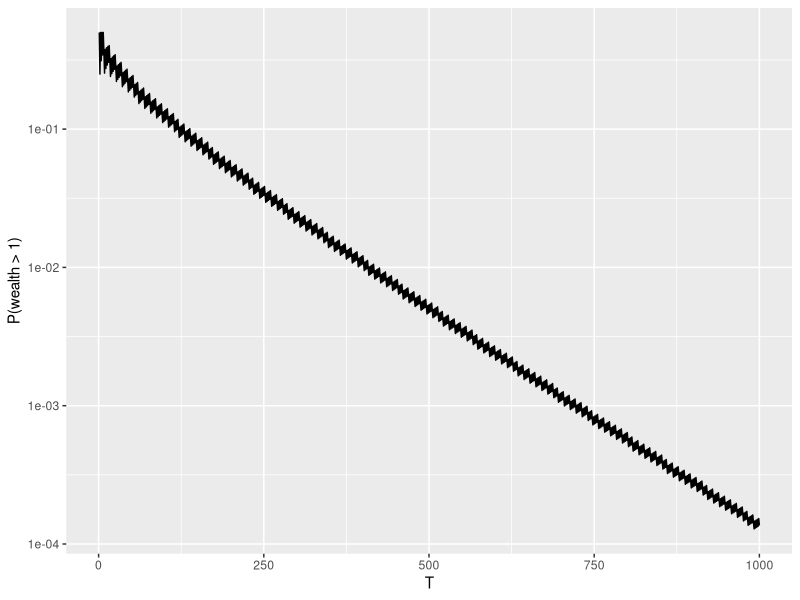
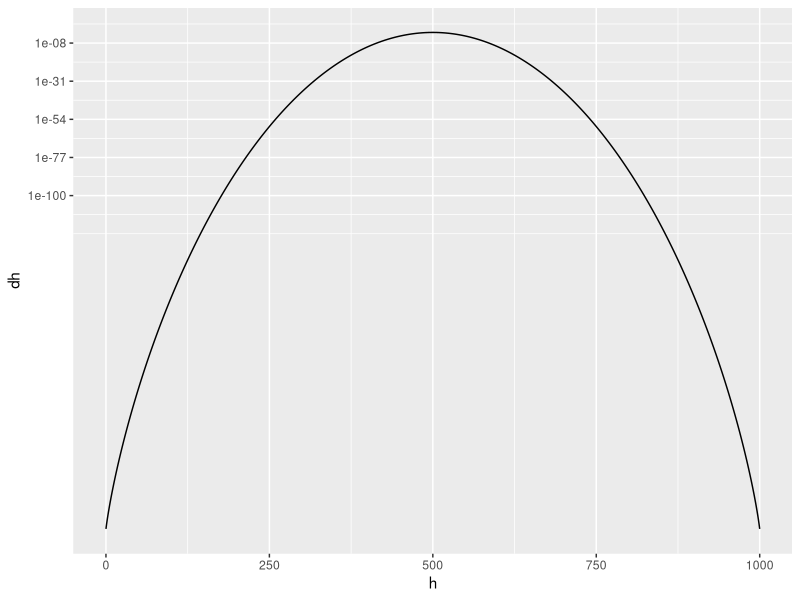

These charts were generated, in order, by the following R code:
library(tidyverse)
pheads <- function(p = 0.5, h, t) choose(t, h)*p^t
ret <- function(h,t) 1.5^h*0.6^(t-h)

# All numbers of heads possible
h <- c(0:1000)
# corresponding probabilities
dh <- pheads(h = h, t = 1000)
# payoff for each number of heads
rh <- ret(h = h, t = 1000)
# total return over T tosses
total_return <- dh * rh

# Check if the total return is the same as arithmetical (1.05^T)
sum(total_return) / 1.05^1000 # yes it is!

# what is the probability to have positive return?
positive_return_idx <- which(rh > 1)
# summing up the probabilities for these outcomes
prob_positive_return <- dh[positive_return_idx] %>% sum()

# if we define ruin as anything less then 0.001
ruin_idx <- which(rh < 0.001)
# then probability of ruin is:
prob_ruin <- dh[ruin_idx] %>% sum()

# Now how does that depends on T?

p.win <- function(t){
  h <- c(0:t)
  dh <- pheads(h = h, t = t)
  rh <- ret(h = h, t = t)
  positive_return_idx <- which(rh > 1)
  prob_positive_return <- dh[positive_return_idx] %>% sum()
  return(prob_positive_return)
}

t <- c(1:1000)
y <- c()
for (i in t){
  y <- c(y, p.win(i))
}

pwin_vs_t <- data.frame(t, y)

ggplot(pwin_vs_t,aes(x = t, y = y))+
  geom_line()+
  scale_y_log10()+
  ylab('P(wealth > 1)')+
  xlab('T')

# distribution of probabilities (beta?)
ggplot(data.frame(h, dh), aes(x = h, y = dh))+
  geom_line()+
  scale_y_log10()
